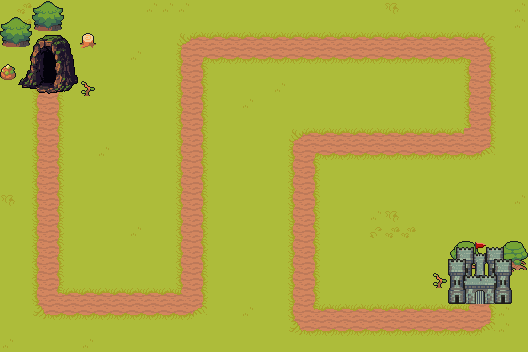

Rendered tile map (Tiled .tmx) drawn with the repository's tilesets; below, a short description and the full map source, tile grids included:
An orthogonal 33x22 tile map with 16x16 px tiles, 2 tile layers (background, foreground), 4 tilesets.

<map version="1.10" tiledversion="1.11.2" orientation="orthogonal" renderorder="right-down" width="33" height="22" tilewidth="16" tileheight="16" infinite="0" nextlayerid="3" nextobjectid="1">
 <tileset firstgid="1" source="TilesetFloor.tsx" />
 <tileset firstgid="573" source="orc_cave.tsx" />
 <tileset firstgid="574" source="castle.tsx" />
 <tileset firstgid="575" source="TilesetNature.tsx" />
 <layer id="1" name="background" width="33" height="22">
  <data encoding="csv">
265,268,268,265,265,265,265,265,265,269,269,269,265,265,265,265,265,265,265,265,265,265,265,265,266,265,265,265,265,265,265,265,269,
265,268,265,265,265,265,265,265,265,265,265,265,265,265,265,265,265,265,265,265,265,265,265,265,265,265,265,265,265,265,265,265,269,
265,265,265,265,265,265,265,265,265,265,265,155,156,156,156,156,156,156,156,156,156,156,156,156,156,156,156,156,156,156,157,265,265,
265,265,265,265,265,265,265,265,269,265,265,177,182,200,200,200,200,200,200,200,200,200,200,200,200,200,200,200,200,183,179,265,265,
265,265,265,265,265,265,265,265,265,265,265,177,179,265,265,265,265,265,265,265,265,265,265,265,265,265,265,265,265,177,179,265,265,
265,265,177,179,265,265,265,265,265,265,265,177,179,265,265,265,265,269,265,265,265,265,265,265,265,265,265,265,265,177,179,265,265,
265,265,177,179,265,265,265,265,265,265,265,177,179,265,265,269,265,265,265,265,265,265,265,265,265,265,265,265,265,177,179,265,265,
265,265,177,179,265,265,265,265,265,265,265,177,179,265,265,265,265,265,265,265,265,265,265,265,265,265,265,265,265,177,179,265,265,
265,265,177,179,265,265,265,265,265,265,265,177,179,265,265,265,265,265,155,156,156,156,156,156,156,156,156,156,156,178,179,265,265,
265,265,177,179,265,265,269,265,265,265,265,177,179,265,265,265,265,265,177,182,200,200,200,200,200,200,200,200,200,200,201,265,265,
265,265,177,179,265,265,265,265,265,265,265,177,179,265,265,265,265,265,177,179,265,265,265,265,265,265,265,265,265,265,265,265,265,
265,265,177,179,265,265,265,265,265,265,265,177,179,265,265,265,265,265,177,179,265,265,265,265,265,265,265,265,265,265,265,265,265,
266,265,177,179,265,265,265,265,265,265,265,177,179,265,265,265,265,265,177,179,265,265,265,265,265,265,265,265,265,265,265,265,269,
265,265,177,179,265,265,265,265,265,265,265,177,179,265,265,265,265,265,177,179,265,265,265,269,266,265,265,265,265,265,265,265,265,
265,265,177,179,265,265,265,265,269,265,265,177,179,265,265,265,265,265,177,179,265,265,265,267,268,268,265,265,265,265,265,265,265,
265,265,177,179,265,265,265,265,265,265,265,177,179,265,265,265,265,265,177,179,265,265,265,265,265,265,265,265,265,265,265,265,265,
265,265,177,179,265,265,265,265,265,265,265,177,179,265,265,265,265,265,177,179,265,265,265,265,265,265,265,265,265,265,265,265,265,
265,265,177,179,265,265,265,265,265,265,265,177,179,265,265,265,265,265,177,179,265,265,265,265,265,265,265,265,265,265,265,265,265,
265,265,177,204,156,156,156,156,156,156,156,205,179,265,265,265,265,265,177,179,265,265,265,265,265,265,265,265,265,265,265,265,265,
265,265,199,200,200,200,200,200,200,200,200,200,201,265,265,269,265,265,177,204,156,156,156,156,156,156,156,156,156,205,179,269,265,
265,265,265,265,265,265,265,265,265,265,265,265,265,265,265,265,265,265,199,200,200,200,200,200,200,200,200,200,200,200,201,269,265,
269,265,265,265,265,269,265,265,265,265,265,265,265,265,265,265,265,265,265,265,265,265,265,265,265,265,265,265,265,265,265,265,265
</data>
 </layer>
 <layer id="2" name="foreground" width="33" height="22">
  <data encoding="csv">
0,0,577,578,0,0,0,0,0,0,0,0,0,0,0,0,0,0,0,0,0,0,0,0,0,0,0,0,0,0,0,0,0,
577,578,601,602,0,0,0,0,0,0,0,0,0,0,0,0,0,0,0,0,0,0,0,0,0,0,0,0,0,0,0,0,0,
601,602,0,0,0,771,0,0,0,0,0,0,0,0,0,0,0,0,0,0,0,0,0,0,0,0,0,0,0,0,0,0,0,
0,0,0,0,0,0,0,0,0,0,0,0,0,0,0,0,0,0,0,0,0,0,0,0,0,0,0,0,0,0,0,0,0,
987,0,0,0,0,0,0,0,0,0,0,0,0,0,0,0,0,0,0,0,0,0,0,0,0,0,0,0,0,0,0,0,0,
0,573,0,0,0,796,0,0,0,0,0,0,0,0,0,0,0,0,0,0,0,0,0,0,0,0,0,0,0,0,0,0,0,
0,0,0,0,0,0,0,0,0,0,0,0,0,0,0,0,0,0,0,0,0,0,0,0,0,0,0,0,0,0,0,0,0,
0,0,0,0,0,0,0,0,0,0,0,0,0,0,0,0,0,0,0,0,0,0,0,0,0,0,0,0,0,0,0,0,0,
0,0,0,0,0,0,0,0,0,0,0,0,0,0,0,0,0,0,0,0,0,0,0,0,0,0,0,0,0,0,0,0,0,
0,0,0,0,0,0,0,0,0,0,0,0,0,0,0,0,0,0,0,0,0,0,0,0,0,0,0,0,0,0,0,0,0,
0,0,0,0,0,0,0,0,0,0,0,0,0,0,0,0,0,0,0,0,0,0,0,0,0,0,0,0,0,0,0,0,0,
0,0,0,0,0,0,0,0,0,0,0,0,0,0,0,0,0,0,0,0,0,0,0,0,0,0,0,0,0,0,0,0,0,
0,0,0,0,0,0,0,0,0,0,0,0,0,0,0,0,0,0,0,0,0,0,0,0,0,0,0,0,0,0,0,0,0,
0,0,0,0,0,0,0,0,0,0,0,0,0,0,0,0,0,0,0,0,0,0,0,0,0,0,0,0,0,0,0,0,0,
0,0,0,0,0,0,0,0,0,0,0,0,0,0,0,0,0,0,0,0,0,0,0,0,0,0,0,0,0,0,0,0,0,
0,0,0,0,0,0,0,0,0,0,0,0,0,0,0,0,0,0,0,0,0,0,0,0,0,0,0,0,581,582,0,581,582,
0,0,0,0,0,0,0,0,0,0,0,0,0,0,0,0,0,0,0,0,0,0,0,0,0,0,0,0,605,606,0,605,606,
0,0,0,0,0,0,0,0,0,0,0,0,0,0,0,0,0,0,0,0,0,0,0,0,0,0,0,796,0,0,0,0,0,
0,0,0,0,0,0,0,0,0,0,0,0,0,0,0,0,0,0,0,0,0,0,0,0,0,0,0,0,574,0,0,0,0,
0,0,0,0,0,0,0,0,0,0,0,0,0,0,0,0,0,0,0,0,0,0,0,0,0,0,0,0,0,0,0,0,0,
0,0,0,0,0,0,0,0,0,0,0,0,0,0,0,0,0,0,0,0,0,0,0,0,0,0,0,0,0,0,0,0,0,
0,0,0,0,0,0,0,0,0,0,0,0,0,0,0,0,0,0,0,0,0,0,0,0,0,0,0,0,0,0,0,0,0
</data>
 </layer>
</map>
